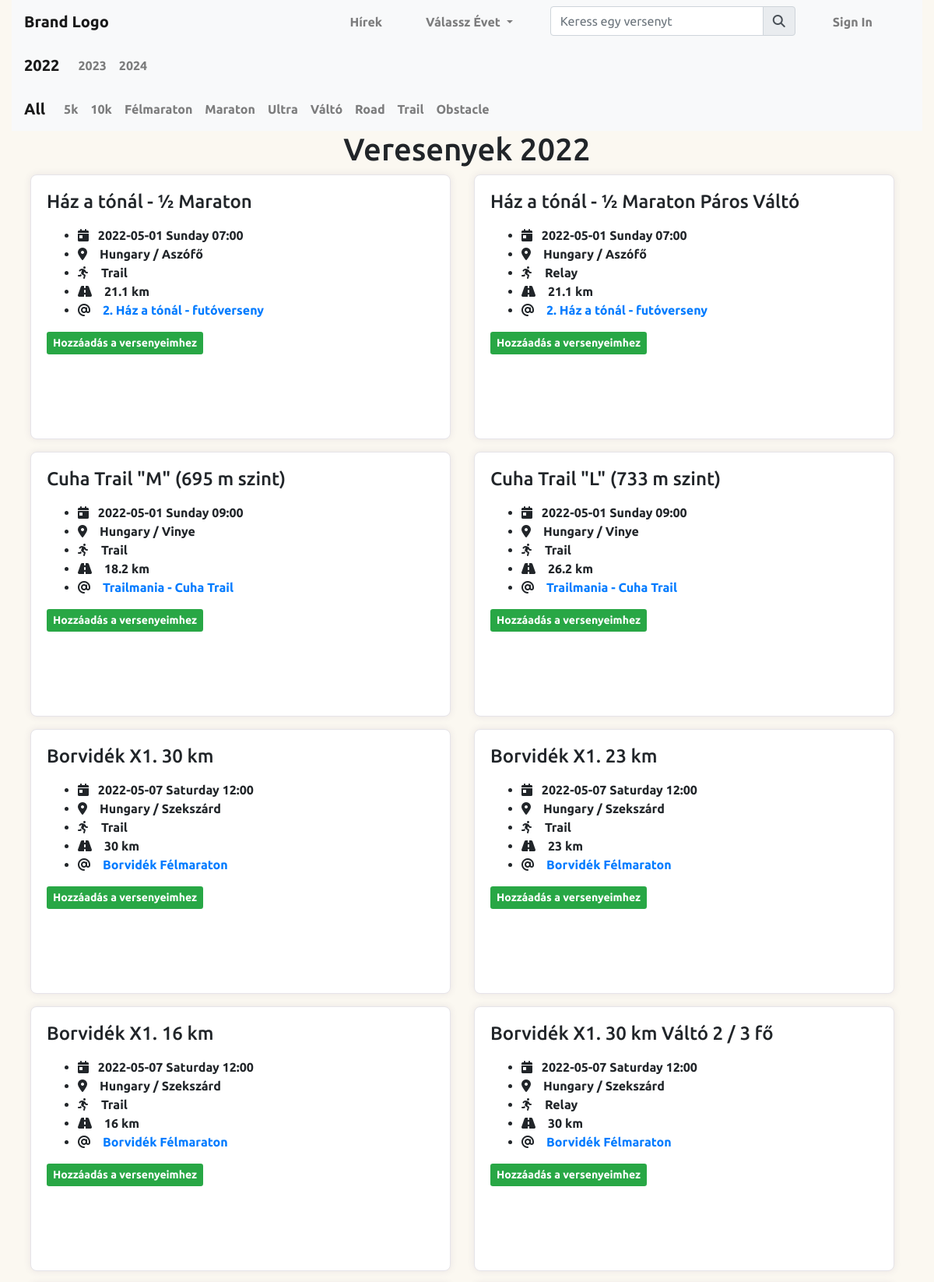
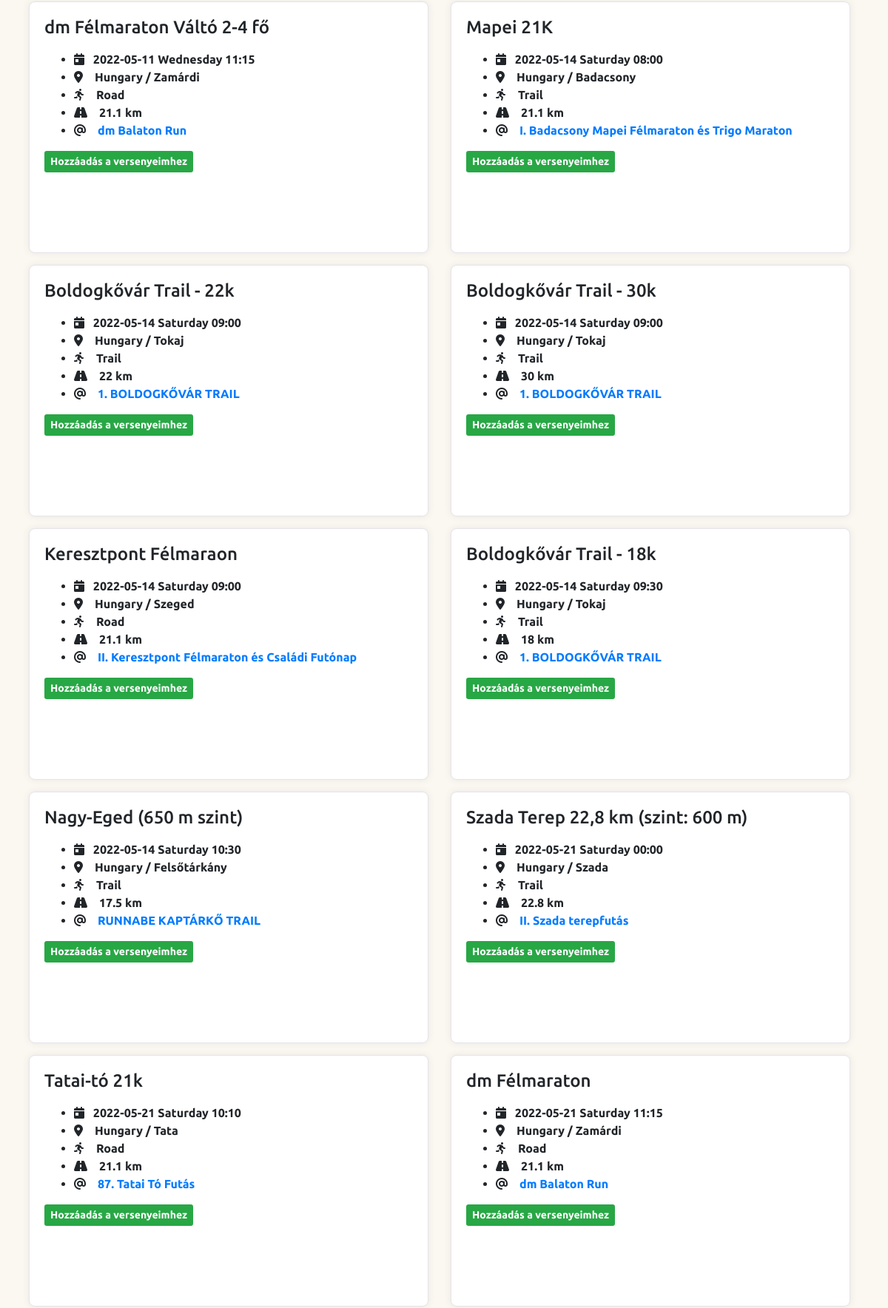
The app's page /races?distance=21 (upper part) with its own data (2 pictures, top to bottom).
### sportscalendar/models.py (models this page shows)
class Race(db.Model):
    id = db.Column(db.Integer, primary_key=True)
    name = db.Column(db.String(150), nullable=False)
    start_date = db.Column(db.DateTime, nullable=False)
    distance = db.Column(db.Float, nullable=False)
    type = db.Column(db.String(50), nullable=False)
    cutoff = db.Column(db.String(50), nullable=True)
    map_url = db.Column(db.String(1500), nullable=True)
    event_id = db.Column(db.Integer, db.ForeignKey('event.id'), nullable=False)

class Event(db.Model):
    id = db.Column(db.Integer, primary_key=True)
    name = db.Column(db.String(150), unique=True, nullable=False)
    event_description = db.Column(db.String(5000), nullable=False)
    city = db.Column(db.String(100), nullable=False)
    country = db.Column(db.String(100), nullable=False)
    start_date = db.Column(db.Date, nullable=False)
    end_date = db.Column(db.Date, nullable=False)
    organizer = db.Column(db.String(120), nullable=False)
    organizer_url = db.Column(db.String(1500), nullable=True)
    gps = db.Column(db.String(5000), nullable=True)
    event_url = db.Column(db.String(1500), nullable=False)
    event_pic_url = db.Column(db.String(1500), nullable=False)
    event_face_url = db.Column(db.String(1500), nullable=True)
    medal_url = db.Column(db.String(1500), nullable=True)
    race_types = db.Column(db.String(500), nullable=True)
    banner_url = db.Column(db.String(5000))
    races = db.relationship("Race", backref="event", lazy=True)

### sportscalendar/routes.py (the view)
@app.route("/races", defaults={'year': datetime.now().strftime("%Y")})
@app.route("/races/<year>", methods=["GET", "POST"])
def races(year):
    if request.args.get('distance') != None:
        dist = int(request.args.get('distance'))
    else:
        dist=0
    typ = request.args.get('type')
    print(dist)
    print(typ)
    year = year
    print(year)
    today_date = datetime.now()
    nextyear = today_date + relativedelta(years=1)
    yearafter = today_date + relativedelta(years=2)
    races= get_races_data(year, distance=dist, type=typ)
    return render_template("races.html",
                           races=races,
                           year=year,
                           thisyear=today_date,
                           nextyear=nextyear,
                           yearafter=yearafter,
                           )

### sportscalendar/routes.py (called while the page is built, shortened)
def get_races_data(year, **kwargs):
    year = year
    for key, value in kwargs.items():
        if key == "distance" and value == 5:
            races = Race.query.order_by(Race.start_date.asc()).filter(and_(
                extract('year', Race.start_date)==year,
                Race.distance <= 9,
                Race.distance >= 5
                )
            )
            break
        elif key == "distance" and value == 21:
            races = Race.query.order_by(Race.start_date.asc()).filter(and_(
                extract('year', Race.start_date)==year,
                Race.distance <= 30,
                Race.distance >= 15
                )
            )
            break
        else:
            races = Race.query.order_by(Race.start_date.asc()).filter(
                extract('year', Race.start_date)==year)
    return races

### sportscalendar/templates/races.html (shortened to what this page needs)
{% extends "base.html" %}
{% block header %}
<link rel="stylesheet" href="{{ url_for('static', filename='/css/cards.css') }}">
{% endblock %}
{% block content %}
<nav id="race-year-nav" class="navbar navbar-expand-lg navbar-light bg-light">
    <a class="navbar-brand" href='/races/{{ thisyear.strftime("%Y") }}'>{{ thisyear.strftime("%Y") }}</a>
    <div class="collapse navbar-collapse" id="raceyear">
        <ul class="navbar-nav mr-auto">
            <li class="nav-item">
                <a class="nav-link" href='/races/{{ nextyear.strftime("%Y") }}'>{{ nextyear.strftime("%Y") }}</a>
            </li>
            <li class="nav-item">
                <a class="nav-link" href='/races/{{ yearafter.strftime("%Y") }}'>{{ yearafter.strftime("%Y") }}</a>
            </li>
        </ul>
    </div>
</nav>
<nav id="race-filter" class="navbar navbar-expand-lg navbar-light bg-light">
    <a class="navbar-brand" href='{{ url_for("races", year=year) }}'>All</a>
    <div class="collapse navbar-collapse" id="race-filt">
        <ul class="navbar-nav mr-auto">
            <li class="nav-item">
                <a class="nav-link" href='{{ url_for("races", year=year, distance=5) }}'>5k</a>
            </li>
            <li class="nav-item">
                <a class="nav-link" href='{{ url_for("races", year=year, distance=10) }}'>10k</a>
            </li>
            <li class="nav-item">
                <a class="nav-link" href='{{ url_for("races", year=year, distance=21) }}'>Félmaraton</a>
            </li>
            <li class="nav-item">
                <a class="nav-link" href='{{ url_for("races", year=year, distance=42) }}'>Maraton</a>
            </li>
            <li class="nav-item">
                <a class="nav-link" href='{{ url_for("races", year=year, type="Ultra") }}'>Ultra</a>
            </li>
            <li class="nav-item">
                <a class="nav-link" href='{{ url_for("races", year=year, type="Relay") }}'>Váltó</a>
            </li>
            <li class="nav-item">
                <a class="nav-link" href='{{ url_for("races", year=year, type="Road") }}'>Road</a>
            </li>
            <li class="nav-item">
                <a class="nav-link" href='{{ url_for("races", year=year, type="Trail") }}'>Trail</a>
            </li>
            <li class="nav-item">
                <a class="nav-link" href='{{ url_for("races", year=year, type="Obstacle") }}'>Obstacle</a>
            </li>
        </ul>
    </div>
</nav>
<div>
    <h1 class="text-center">Veresenyek {{ year }}</h1>
  <div class="row container-fluid justify-content-md-center">
    {% for race in races %}
     <div class="card mb-3 ml-4" style="width: 540px;">
      <div class="row no-gutters">
        <div class="col-md-12">
          <div class="card-body">
            <h4 class="card-title">{{ race.name }}</h4>
            <p class="card-text">
            <ul class="card-text">
              <li><i class="fa fa-calendar-day"></i><span class="ml-2"> {{ race.start_date.strftime('%Y-%m-%d   %A  %H:%M') }} </span></li>
              <li><i class="fa fa-map-marker-alt"></i><span class="ml-3">{{ race.event.country }} / {{ race.event.city }}</span></li>
              <li><i class="fas fa-running"></i><span class="ml-3">{{ race.type }}</span></li>
              <li><i class="fas fa-road"></i></i><span class="ml-3">{{ "{:g}".format(race.distance) }} km</span></li>
              <li><i class="fas fa-at"></i></i><a href="{{ race.event.event_url }}" class="ml-3" target="_blank">{{ race.event.name }}</a></li>
            </ul>
            </p>
              {% if current_user.is_authenticated == False %}
              <a href="{{ url_for('register') }}" style="float: left;" type="button" class="btn-sm btn-success mb-3">Hozzáadás a versenyeimhez</a>
              {% elif race not in current_user.following %}
                <a href="{{ url_for('add_race', race_id=race.id) }}"><button style="float: left;" type="button" class="btn-sm btn-success mb-3">Hozzáadás a
                                    versenyeimhez
                                </button></a>
              {% else %}
                <a href="{{ url_for('remove_race', race_id=race.id) }}">
                            <button style="float: right;" type="button" class="btn-sm btn-danger mb-3">Törlés a
                                versenyeimből
                            </button></a>
              {% endif %}
          </div>
        </div>
      </div>
    </div>
{% endfor %}
  </div>
{% endblock %}

### sportscalendar/static/css/styles.css (style rules this page uses)
body { font-family: "Ubuntu"; font-weight: bold; font-color: black; max-width: 1280px; margin-right:auto; margin-left:auto; background: #84fab0; background: -webkit-linear-gradient(to right, rgba(132, 250, 176, 0.5), rgba(143, 211, 244, 0.5)); background: linear-gradient(to right, rgba(132, 250, 176, 0.5), rgba(143, 211, 244, 0.5)) }

### sportscalendar/static/css/cards.css (style rules this page uses)
.card { border: 0; box-shadow: 0px 0px 10px 0px rgba(82, 63, 105, 0.1); -webkit-box-shadow: 0px 0px 10px 0px rgba(82, 63, 105, 0.1); -moz-box-shadow: 0px 0px 10px 0px rgba(82, 63, 105, 0.1); -ms-box-shadow: 0px 0px 10px 0px rgba(82, 63, 105, 0.1); }
.card { margin-right:auto; margin-left:auto; position: relative; display: flex; flex-direction: column; width: 340px; height: 340px; word-wrap: break-word; background-color: #ffffff; background-clip: border-box; border: 1px solid #e6e4e9; border-radius: 8px; margin-bottom: 1rem; }

### records on screen
Race: name "Ház a tónál - ½ Maraton", start_date "2022-05-01 Sunday 07:00", event.country "Hungary", event.city "Aszófő", type "Trail", distance "21.1", event.name "2. Ház a tónál - futóverseny"
Race: name "Ház a tónál - ½ Maraton Páros Váltó", start_date "2022-05-01 Sunday 07:00", event.country "Hungary", event.city "Aszófő", type "Relay", distance "21.1", event.name "2. Ház a tónál - futóverseny"
Race: name "Cuha Trail \"M\" (695 m szint)", start_date "2022-05-01 Sunday 09:00", event.country "Hungary", event.city "Vinye", type "Trail", distance "18.2", event.name "Trailmania - Cuha Trail"
Race: name "Cuha Trail \"L\" (733 m szint)", start_date "2022-05-01 Sunday 09:00", event.country "Hungary", event.city "Vinye", type "Trail", distance "26.2", event.name "Trailmania - Cuha Trail"
Race: name "Borvidék X1. 30 km", start_date "2022-05-07 Saturday 12:00", event.country "Hungary", event.city "Szekszárd", type "Trail", distance "30", event.name "Borvidék Félmaraton"
Race: name "Borvidék X1. 23 km", start_date "2022-05-07 Saturday 12:00", event.country "Hungary", event.city "Szekszárd", type "Trail", distance "23", event.name "Borvidék Félmaraton"
Race: name "Borvidék X1. 16 km", start_date "2022-05-07 Saturday 12:00", event.country "Hungary", event.city "Szekszárd", type "Trail", distance "16", event.name "Borvidék Félmaraton"
Race: name "Borvidék X1. 30 km Váltó 2 / 3 fő", start_date "2022-05-07 Saturday 12:00", event.country "Hungary", event.city "Szekszárd", type "Relay", distance "30", event.name "Borvidék Félmaraton"
Race: name "dm Félmaraton Váltó 2-4 fő", start_date "2022-05-11 Wednesday 11:15", event.country "Hungary", event.city "Zamárdi", type "Road", distance "21.1", event.name "dm Balaton Run"
Race: name "Mapei 21K", start_date "2022-05-14 Saturday 08:00", event.country "Hungary", event.city "Badacsony", type "Trail", distance "21.1", event.name "I. Badacsony Mapei Félmaraton és Trigo Maraton"
Race: name "Boldogkővár Trail - 22k", start_date "2022-05-14 Saturday 09:00", event.country "Hungary", event.city "Tokaj", type "Trail", distance "22", event.name "1. BOLDOGKŐVÁR TRAIL"
Race: name "Boldogkővár Trail - 30k", start_date "2022-05-14 Saturday 09:00", event.country "Hungary", event.city "Tokaj", type "Trail", distance "30", event.name "1. BOLDOGKŐVÁR TRAIL"
Race: name "Keresztpont Félmaraon", start_date "2022-05-14 Saturday 09:00", event.country "Hungary", event.city "Szeged", type "Road", distance "21.1", event.name "II. Keresztpont Félmaraton és Családi Futónap"
Race: name "Boldogkővár Trail - 18k", start_date "2022-05-14 Saturday 09:30", event.country "Hungary", event.city "Tokaj", type "Trail", distance "18", event.name "1. BOLDOGKŐVÁR TRAIL"
Race: name "Nagy-Eged (650 m szint)", start_date "2022-05-14 Saturday 10:30", event.country "Hungary", event.city "Felsőtárkány", type "Trail", distance "17.5", event.name "RUNNABE KAPTÁRKŐ TRAIL"
Race: name "Szada Terep 22,8 km (szint: 600 m)", start_date "2022-05-21 Saturday 00:00", event.country "Hungary", event.city "Szada", type "Trail", distance "22.8", event.name "II. Szada terepfutás"
Race: name "Tatai-tó 21k", start_date "2022-05-21 Saturday 10:10", event.country "Hungary", event.city "Tata", type "Road", distance "21.1", event.name "87. Tatai Tó Futás"
Race: name "dm Félmaraton", start_date "2022-05-21 Saturday 11:15", event.country "Hungary", event.city "Zamárdi", type "Road", distance "21.1", event.name "dm Balaton Run"

### other values on screen
{{ nextyear.strftime("%Y") }} "2023"
{{ yearafter.strftime("%Y") }} "2024"
{{ year }} "2022"
